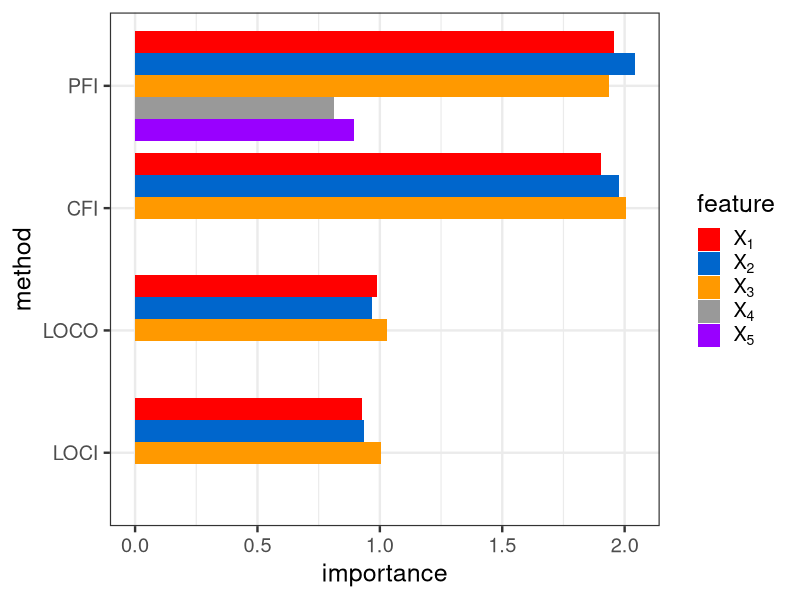
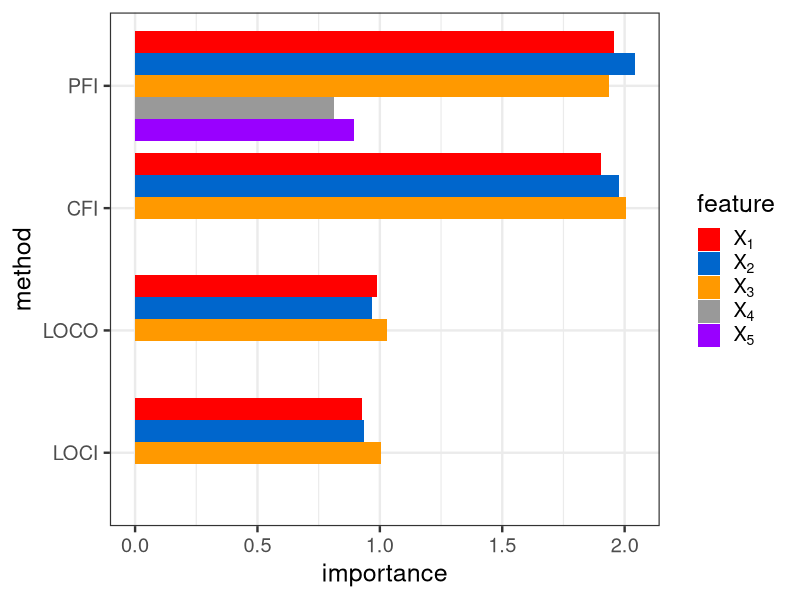

Reproduce these figures in R, in order.
library(ggplot2)
theme_set(theme_bw(base_size = 18))
color_vector = c("red", "#0066CC", "#FF9900", "#999999", "#9900FF")

# load datasets
df_pfi_cfi = read.csv("./simulations/data/sim4_df_res_pfi_cfi.csv")
df_loco_loci = read.csv("./simulations/data/sim4_df_res_loco_loci.csv")


df = rbind(df_pfi_cfi, df_loco_loci)
df$feature = as.factor(df$feature)
df$i = length(df$feature):1


# Plot
sim4 = ggplot(data = df, aes(y = reorder(type, i),  x = importance, fill = reorder(feature, i))) +
  geom_col(position = position_dodge()) +
  labs(y = "method",
       fill = "feature") + 
  scale_fill_manual(values = color_vector, breaks = c("x1", "x2", "x3", "x4", "x5"), 
                    labels = c(expression(X[1]), expression(X[2]), expression(X[3]), expression(X[4]), expression(X[5])))

sim4

# Save plot
ggsave(filename = "./simulations/plots/sim4.pdf")